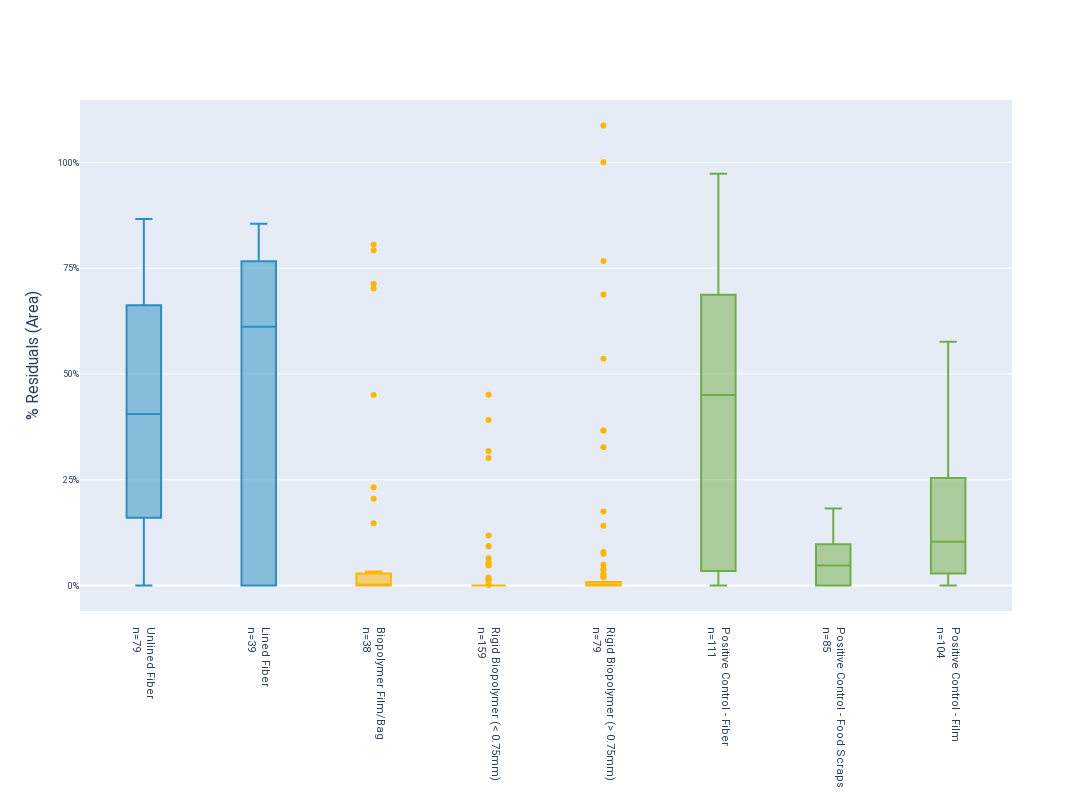
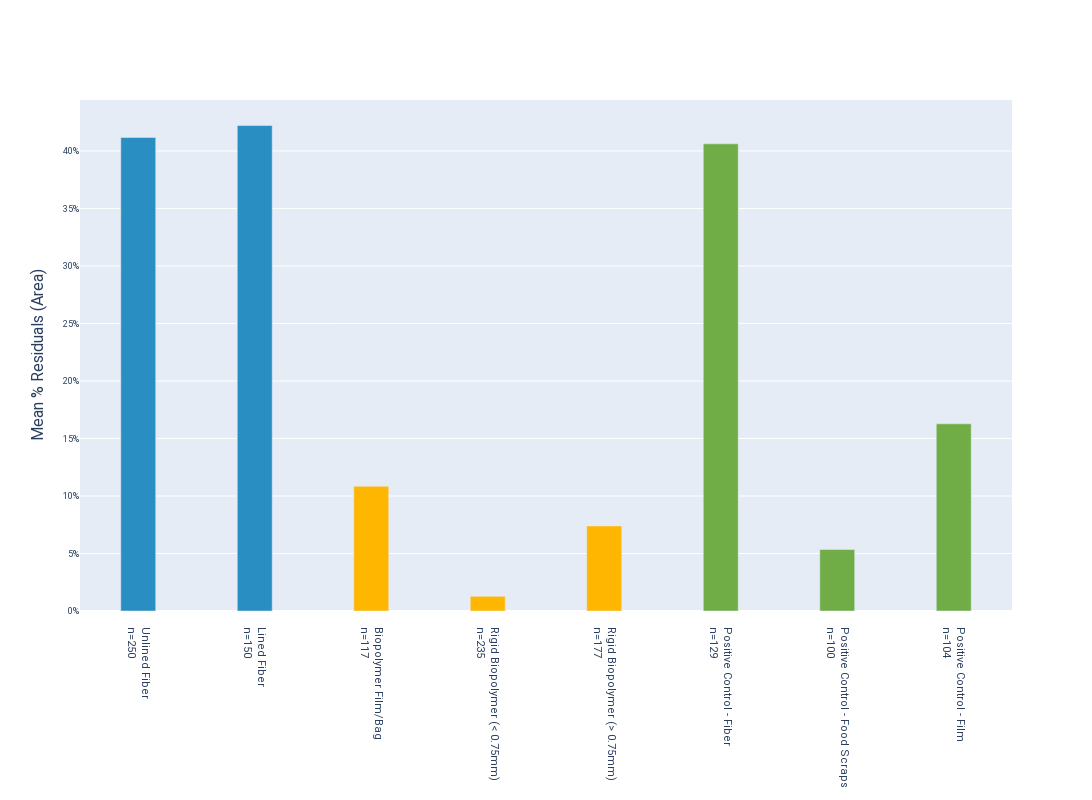
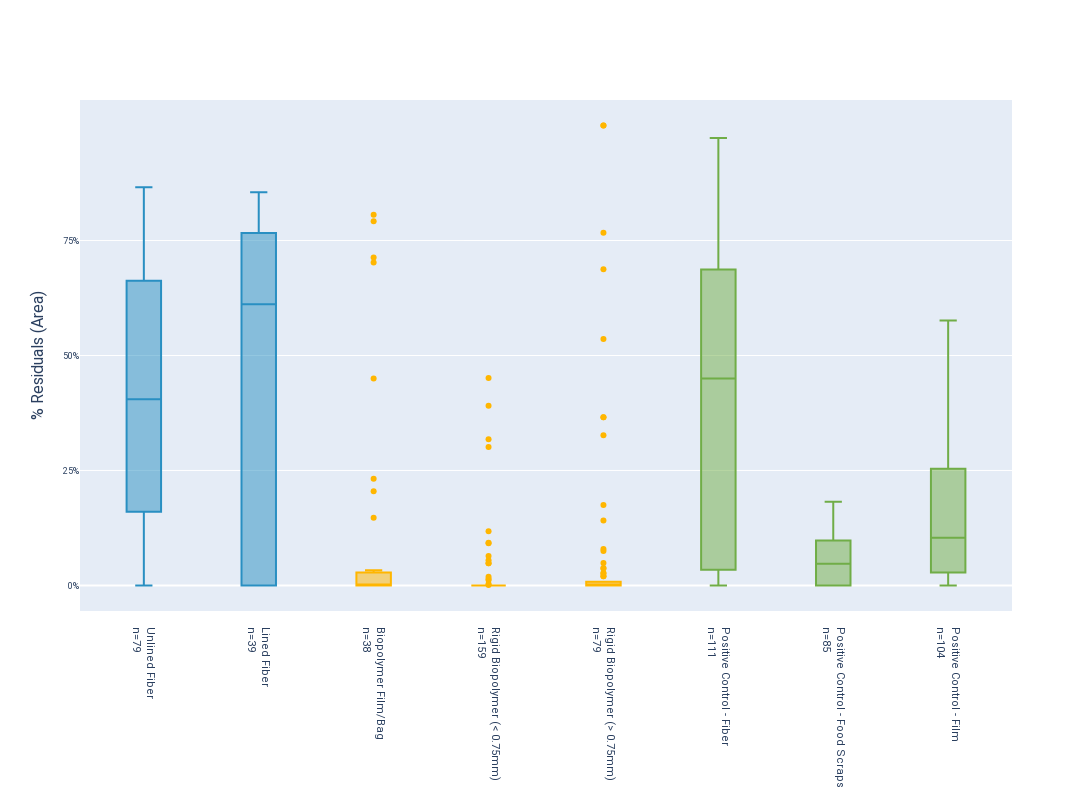
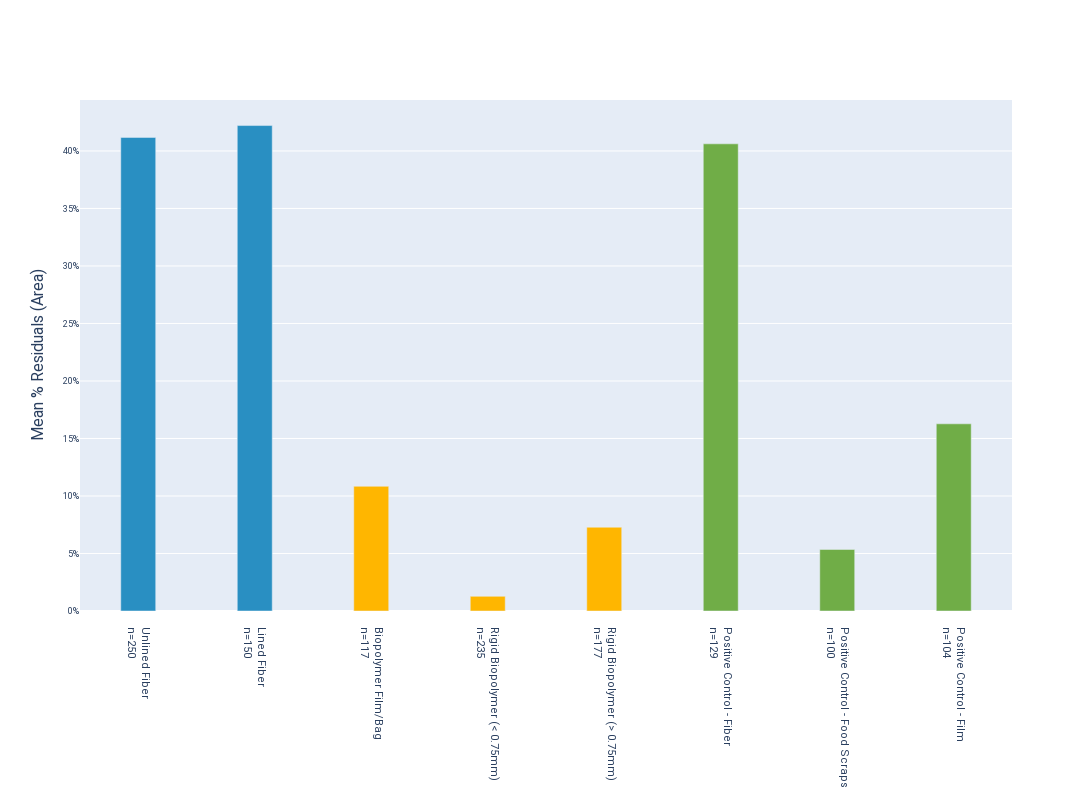

Write notebook code for charts like these, in order.
### Code cell
column = '% Residuals (Area)'
box_and_whisker(joined, column, width=1200, save=True)
mean_residuals_bar(joined, column, width=1200, save=True)

box_and_whisker(joined, column, width=1200, cap=True, save=True)
mean_residuals_bar(joined, column, width=1200, cap=True, save=True)

### Figure 1 — Plotly figure (JSON) as saved in the notebook; plotly's stock layout.template omitted (floating-point values rounded to 4 significant figures; data arrays with more than 128 entries replaced by an {"elided": "..."} marker saying what was removed)
{"data": [{"boxpoints": "outliers", "marker": {"color": "#298FC2"}, "name": "Unlined Fiber", "type": "box", "width": 0.3, "y": {"elided": "250 float values"}}, {"boxpoints": "outliers", "marker": {"color": "#298FC2"}, "name": "Lined Fiber", "type": "box", "width": 0.3, "y": {"elided": "150 float values"}}, {"boxpoints": "outliers", "marker": {"color": "#FFB600"}, "name": "Biopolymer Film/Bag", "type": "box", "width": 0.3, "y": [0.45, 0.205, 0.792, 0.806, 0.147, 0, 0, 0, 0, 0, 0, 0, 0, 0, 0.028, 0, 0, 0, 0, 0.713, 0.702, 0.232, 0, 0, 0, 0, 0, 0, 0, 0, 0, 0, 0, 0.033, 0.012, 0, 0, 0, null, null, null, null, null, null, null, null, null, null, null, null, null, null, null, null, null, null, null, null, null, null, null, null, null, null, null, null, null, null, null, null, null, null, null, null, null, null, null, null, null, null, null, null, null, null, null, null, null, null, null, null, null, null, null, null, null, null, null, null, null, null, null, null, null, null, null, null, null, null, null, null, null, null, null, null, null, null, null]}, {"boxpoints": "outliers", "marker": {"color": "#FFB600"}, "name": "Rigid Biopolymer (< 0.75mm)", "type": "box", "width": 0.3, "y": {"elided": "235 float values"}}, {"boxpoints": "outliers", "marker": {"color": "#FFB600"}, "name": "Rigid Biopolymer (> 0.75mm)", "type": "box", "width": 0.3, "y": {"elided": "177 float values"}}, {"boxpoints": "outliers", "marker": {"color": "#70AD47"}, "name": "Positive Control - Fiber", "type": "box", "width": 0.3, "y": {"elided": "129 float values"}}, {"boxpoints": "outliers", "marker": {"color": "#70AD47"}, "name": "Positive Control - Food Scraps", "type": "box", "width": 0.3, "y": [0.039, 0.086, 0.126, 0.128, 0.045, 0.073, 0.121, 0.057, 0.093, 0.086, 0, 0.071, 0.111, 0.072, 0.05, 0, 0, 0, 0, 0, 0, 0, 0, 0, 0, 0, 0, 0, 0, 0.024, 0.056, 0.063, 0.04, 0, 0, 0.069, 0.051, 0.029, 0.063, 0, 0.065, 0.065, 0.004, 0.008, 0, 0, 0.068, 0, 0.1, 0.057, 0, 0.118, 0.047, 0, 0.175, 0.099, 0.104, 0.142, 0.055, 0.069, 0.142, 0.038, 0.182, 0.177, 0.113, 0.117, 0.116, 0.144, 0.115, 0.128, 0.138, 0.159, null, null, null, null, null, null, null, null, null, null, null, null, null, null, null, 0, 0, 0, 0.097, 0.069, 0, 0, 0, 0.047, 0.037, 0, 0, 0]}, {"boxpoints": "outliers", "marker": {"color": "#70AD47"}, "name": "Positive Control - Film", "type": "box", "width": 0.3, "y": [0.085, 0.348, 0.253, 0.101, 0.055, 0.126, 0.037, 0.079, 0.246, 0.131, 0, 0, 0, 0.274, 0.406, 0.357, 0.314, 0.248, 0.224, 0.354, 0.326, 0.233, 0.255, 0.162, 0, 0.345, 0.038, 0.093, 0.007, 0.101, 0.057, 0.034, 0.082, 0.066, 0.044, 0.039, 0, 0.005, 0, 0.128, 0.106, 0.351, 0.419, 0.028, 0, 0, 0.025, 0.107, 0.483, 0, 0, 0.509, 0.15, 0.141, 0, 0.122, 0.164, 0, 0, 0, 0.034, 0, 0, 0, 0.045, 0, 0.394, 0.08, 0.1, 0.028, 0.163, 0.434, 0.165, 0.17, 0.424, 0.443, 0.573, 0.485, 0.135, 0.075, 0.118, 0.142, 0.082, 0.25, 0.138, 0.463, 0.463, 0.574, 0.474, 0.473, 0.118, 0.099, 0.073, 0.195, 0.054, 0.003, 0.059, 0.093, 0.001, 0.144, 0.324, 0.003, 0, 0.576]}], "layout": {"font": {"family": "Roboto", "size": 11}, "height": 800, "showlegend": false, "title": {"font": {"family": "Roboto", "size": 14}}, "width": 1200, "xaxis": {"tickangle": 90, "tickfont": {"size": 11}, "tickmode": "array", "ticktext": ["     Unlined Fiber<br>     n=79", "     Lined Fiber<br>     n=39", "     Biopolymer Film/Bag<br>     n=38", "     Rigid Biopolymer (< 0.75mm)<br>     n=159", "     Rigid Biopolymer (> 0.75mm)<br>     n=79", "     Positive Control - Fiber<br>     n=111", "     Positive Control - Food Scraps<br>     n=85", "     Positive Control - Film<br>     n=104"], "tickvals": [0, 1, 2, 3, 4, 5, 6, 7], "title": {"font": {"size": 14}}}, "yaxis": {"tickfont": {"size": 9}, "tickformat": ".0%", "tickmode": "array", "tickvals": [0, 0.25, 0.5, 0.75, 1], "title": {"font": {"size": 16}, "text": "% Residuals (Area)"}}}}

### Figure 2 — Plotly figure (JSON) as saved in the notebook; plotly's stock layout.template omitted (floating-point values rounded to 4 significant figures)
{"data": [{"marker": {"color": "#298FC2"}, "name": "Unlined Fiber", "type": "bar", "width": 0.3, "x": [0], "y": [0.4118]}, {"marker": {"color": "#298FC2"}, "name": "Lined Fiber", "type": "bar", "width": 0.3, "x": [1], "y": [0.4221]}, {"marker": {"color": "#FFB600"}, "name": "Biopolymer Film/Bag", "type": "bar", "width": 0.3, "x": [2], "y": [0.1084]}, {"marker": {"color": "#FFB600"}, "name": "Rigid Biopolymer (< 0.75mm)", "type": "bar", "width": 0.3, "x": [3], "y": [0.01275]}, {"marker": {"color": "#FFB600"}, "name": "Rigid Biopolymer (> 0.75mm)", "type": "bar", "width": 0.3, "x": [4], "y": [0.07394]}, {"marker": {"color": "#70AD47"}, "name": "Positive Control - Fiber", "type": "bar", "width": 0.3, "x": [5], "y": [0.4062]}, {"marker": {"color": "#70AD47"}, "name": "Positive Control - Food Scraps", "type": "bar", "width": 0.3, "x": [6], "y": [0.05351]}, {"marker": {"color": "#70AD47"}, "name": "Positive Control - Film", "type": "bar", "width": 0.3, "x": [7], "y": [0.1627]}], "layout": {"barmode": "group", "font": {"family": "Roboto", "size": 11}, "height": 800, "showlegend": false, "title": {"font": {"family": "Roboto", "size": 14}}, "width": 1200, "xaxis": {"tickangle": 90, "tickfont": {"size": 11}, "tickmode": "array", "ticktext": ["     Unlined Fiber<br>     n=250", "     Lined Fiber<br>     n=150", "     Biopolymer Film/Bag<br>     n=117", "     Rigid Biopolymer (< 0.75mm)<br>     n=235", "     Rigid Biopolymer (> 0.75mm)<br>     n=177", "     Positive Control - Fiber<br>     n=129", "     Positive Control - Food Scraps<br>     n=100", "     Positive Control - Film<br>     n=104"], "tickvals": [0, 1, 2, 3, 4, 5, 6, 7], "title": {"font": {"size": 14}, "standoff": 25}}, "yaxis": {"tickfont": {"size": 9}, "tickformat": ".0%", "tickmode": "array", "title": {"font": {"size": 16}, "text": "Mean % Residuals (Area)"}}}}

### Figure 3 — Plotly figure (JSON) as saved in the notebook; plotly's stock layout.template omitted (floating-point values rounded to 4 significant figures; data arrays with more than 128 entries replaced by an {"elided": "..."} marker saying what was removed)
{"data": [{"boxpoints": "outliers", "marker": {"color": "#298FC2"}, "name": "Unlined Fiber", "type": "box", "width": 0.3, "y": {"elided": "250 float values"}}, {"boxpoints": "outliers", "marker": {"color": "#298FC2"}, "name": "Lined Fiber", "type": "box", "width": 0.3, "y": {"elided": "150 float values"}}, {"boxpoints": "outliers", "marker": {"color": "#FFB600"}, "name": "Biopolymer Film/Bag", "type": "box", "width": 0.3, "y": [0.45, 0.205, 0.792, 0.806, 0.147, 0, 0, 0, 0, 0, 0, 0, 0, 0, 0.028, 0, 0, 0, 0, 0.713, 0.702, 0.232, 0, 0, 0, 0, 0, 0, 0, 0, 0, 0, 0, 0.033, 0.012, 0, 0, 0, null, null, null, null, null, null, null, null, null, null, null, null, null, null, null, null, null, null, null, null, null, null, null, null, null, null, null, null, null, null, null, null, null, null, null, null, null, null, null, null, null, null, null, null, null, null, null, null, null, null, null, null, null, null, null, null, null, null, null, null, null, null, null, null, null, null, null, null, null, null, null, null, null, null, null, null, null, null, null]}, {"boxpoints": "outliers", "marker": {"color": "#FFB600"}, "name": "Rigid Biopolymer (< 0.75mm)", "type": "box", "width": 0.3, "y": {"elided": "235 float values"}}, {"boxpoints": "outliers", "marker": {"color": "#FFB600"}, "name": "Rigid Biopolymer (> 0.75mm)", "type": "box", "width": 0.3, "y": {"elided": "177 float values"}}, {"boxpoints": "outliers", "marker": {"color": "#70AD47"}, "name": "Positive Control - Fiber", "type": "box", "width": 0.3, "y": {"elided": "129 float values"}}, {"boxpoints": "outliers", "marker": {"color": "#70AD47"}, "name": "Positive Control - Food Scraps", "type": "box", "width": 0.3, "y": [0.039, 0.086, 0.126, 0.128, 0.045, 0.073, 0.121, 0.057, 0.093, 0.086, 0, 0.071, 0.111, 0.072, 0.05, 0, 0, 0, 0, 0, 0, 0, 0, 0, 0, 0, 0, 0, 0, 0.024, 0.056, 0.063, 0.04, 0, 0, 0.069, 0.051, 0.029, 0.063, 0, 0.065, 0.065, 0.004, 0.008, 0, 0, 0.068, 0, 0.1, 0.057, 0, 0.118, 0.047, 0, 0.175, 0.099, 0.104, 0.142, 0.055, 0.069, 0.142, 0.038, 0.182, 0.177, 0.113, 0.117, 0.116, 0.144, 0.115, 0.128, 0.138, 0.159, null, null, null, null, null, null, null, null, null, null, null, null, null, null, null, 0, 0, 0, 0.097, 0.069, 0, 0, 0, 0.047, 0.037, 0, 0, 0]}, {"boxpoints": "outliers", "marker": {"color": "#70AD47"}, "name": "Positive Control - Film", "type": "box", "width": 0.3, "y": [0.085, 0.348, 0.253, 0.101, 0.055, 0.126, 0.037, 0.079, 0.246, 0.131, 0, 0, 0, 0.274, 0.406, 0.357, 0.314, 0.248, 0.224, 0.354, 0.326, 0.233, 0.255, 0.162, 0, 0.345, 0.038, 0.093, 0.007, 0.101, 0.057, 0.034, 0.082, 0.066, 0.044, 0.039, 0, 0.005, 0, 0.128, 0.106, 0.351, 0.419, 0.028, 0, 0, 0.025, 0.107, 0.483, 0, 0, 0.509, 0.15, 0.141, 0, 0.122, 0.164, 0, 0, 0, 0.034, 0, 0, 0, 0.045, 0, 0.394, 0.08, 0.1, 0.028, 0.163, 0.434, 0.165, 0.17, 0.424, 0.443, 0.573, 0.485, 0.135, 0.075, 0.118, 0.142, 0.082, 0.25, 0.138, 0.463, 0.463, 0.574, 0.474, 0.473, 0.118, 0.099, 0.073, 0.195, 0.054, 0.003, 0.059, 0.093, 0.001, 0.144, 0.324, 0.003, 0, 0.576]}], "layout": {"font": {"family": "Roboto", "size": 11}, "height": 800, "showlegend": false, "title": {"font": {"family": "Roboto", "size": 14}}, "width": 1200, "xaxis": {"tickangle": 90, "tickfont": {"size": 11}, "tickmode": "array", "ticktext": ["     Unlined Fiber<br>     n=79", "     Lined Fiber<br>     n=39", "     Biopolymer Film/Bag<br>     n=38", "     Rigid Biopolymer (< 0.75mm)<br>     n=159", "     Rigid Biopolymer (> 0.75mm)<br>     n=79", "     Positive Control - Fiber<br>     n=111", "     Positive Control - Food Scraps<br>     n=85", "     Positive Control - Film<br>     n=104"], "tickvals": [0, 1, 2, 3, 4, 5, 6, 7], "title": {"font": {"size": 14}}}, "yaxis": {"tickfont": {"size": 9}, "tickformat": ".0%", "tickmode": "array", "tickvals": [0, 0.25, 0.5, 0.75], "title": {"font": {"size": 16}, "text": "% Residuals (Area)"}}}}

### Figure 4 — Plotly figure (JSON) as saved in the notebook; plotly's stock layout.template omitted (floating-point values rounded to 4 significant figures)
{"data": [{"marker": {"color": "#298FC2"}, "name": "Unlined Fiber", "type": "bar", "width": 0.3, "x": [0], "y": [0.4118]}, {"marker": {"color": "#298FC2"}, "name": "Lined Fiber", "type": "bar", "width": 0.3, "x": [1], "y": [0.4221]}, {"marker": {"color": "#FFB600"}, "name": "Biopolymer Film/Bag", "type": "bar", "width": 0.3, "x": [2], "y": [0.1084]}, {"marker": {"color": "#FFB600"}, "name": "Rigid Biopolymer (< 0.75mm)", "type": "bar", "width": 0.3, "x": [3], "y": [0.01275]}, {"marker": {"color": "#FFB600"}, "name": "Rigid Biopolymer (> 0.75mm)", "type": "bar", "width": 0.3, "x": [4], "y": [0.07284]}, {"marker": {"color": "#70AD47"}, "name": "Positive Control - Fiber", "type": "bar", "width": 0.3, "x": [5], "y": [0.4062]}, {"marker": {"color": "#70AD47"}, "name": "Positive Control - Food Scraps", "type": "bar", "width": 0.3, "x": [6], "y": [0.05351]}, {"marker": {"color": "#70AD47"}, "name": "Positive Control - Film", "type": "bar", "width": 0.3, "x": [7], "y": [0.1627]}], "layout": {"barmode": "group", "font": {"family": "Roboto", "size": 11}, "height": 800, "showlegend": false, "title": {"font": {"family": "Roboto", "size": 14}}, "width": 1200, "xaxis": {"tickangle": 90, "tickfont": {"size": 11}, "tickmode": "array", "ticktext": ["     Unlined Fiber<br>     n=250", "     Lined Fiber<br>     n=150", "     Biopolymer Film/Bag<br>     n=117", "     Rigid Biopolymer (< 0.75mm)<br>     n=235", "     Rigid Biopolymer (> 0.75mm)<br>     n=177", "     Positive Control - Fiber<br>     n=129", "     Positive Control - Food Scraps<br>     n=100", "     Positive Control - Film<br>     n=104"], "tickvals": [0, 1, 2, 3, 4, 5, 6, 7], "title": {"font": {"size": 14}, "standoff": 25}}, "yaxis": {"tickfont": {"size": 9}, "tickformat": ".0%", "tickmode": "array", "title": {"font": {"size": 16}, "text": "Mean % Residuals (Area)"}}}}
